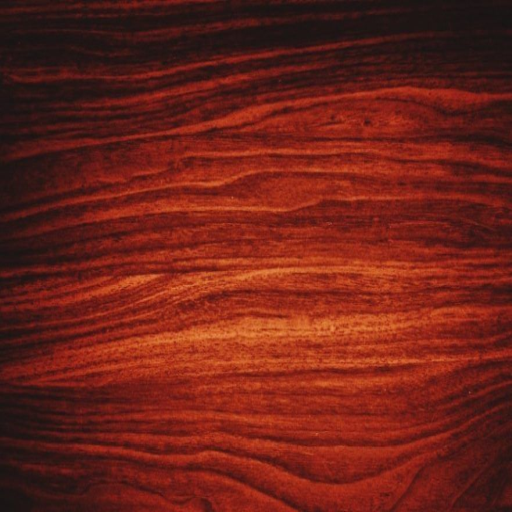
#> input picture Tarea 1/imagenes_tarea_1_el7008/madera.png, 512 x 512 px
$ jupyter execute tarea1_alumnos_cython_convolution.ipynb   (shell and % lines are left out)
#> lines starting #> are read from the running program, lines starting #| are printed output that depends on the picture
[cell 1]
# El objetivo de esta tarea es:
# 1) Implementar convolucion (usando cython)
# 2) Implementar piramides de Gauss y Laplace
# 3) Implementar reconstruccion de una imagen a partir de las piramides
# 4) Graficar las piramides
#
# Nota: los arreglos (matrices) creados deben ser de tipo np.float32

[cell 2]
# Si se usa colaboratory, esta linea permite subir imagenes a la carpeta del notebook
from google.colab import files
uploaded = files.upload()
#> the answer given: madera.png

[cell 3]
# Mostrar archivos en la carpeta del notebook

[cell 4]
# Para medir tiempo de ejecucion

[cell 5]
# Extensiones

[cell 6]
# Paquetes a ser usados
import numpy as np
import cv2
import cython
import numpy as np
import math
# Este paquete solo se debe usar si se usa colaboratory
from google.colab.patches import cv2_imshow

[cell 7]
def compute_gauss_horiz(sigma, width):
	mask = np.zeros((1, width), np.float32)
	# Por hacer: implementar calculo de mascara gaussiana horizontal pixel a pixel
	# Se debe normalizar tras calcularla para que las sumas de los pixeles sea igual a 1
	return mask

[cell 8]
def compute_gauss_vert(sigma, height):
	mask = np.zeros((height, 1), np.float32)
	# Por hacer: implementar calculo de mascara gaussiana vertical pixel a pixel
	# Se debe normalizar tras calcularla para que las sumas de los pixeles sea igual a 1
	return mask

[cell 9]
def do_blur(input, sigma, height):
	# Por hacer:
	# 1) Calcular mascara gaussiana horizontal con parametros sigma y height
	# 2) Calcular mascara gaussiana vertical con parametros sigma y height
	# 3) Calcular convolucion entre la imagen de entrada "input" y la mascara horizontal
	# 4) Calcular convolucion entre la imagen resultante y la mascara vertical
	result = np.copy(input) # Esta linea se debe eliminar
	return result

[cell 10]
def subsample(input):
	# por hacer: implementar submuestreo pixel a pixel
	result = np.copy(input) # Esta linea se debe eliminar
	return result

[cell 11]
def compute_gauss_pyramid(input, nlevels):
  gausspyramid = []
  current = np.copy(input)
  gausspyramid.append(current)
  for i in range(1,nlevels):
    # Por hacer:
    # 1) Aplicar do_blur a la imagen gausspyramid[i-1], con sigma 2.0 y ancho 7
    # 2) Submuestrear la imagen resultante usando subsample y guardando el resultado en current
    gausspyramid.append(current)
  return gausspyramid

[cell 12]
def show_gauss_pyramid(pyramid):
  # Por hacer: mostrar las imagenes de la piramide de gauss
  # Se recomienda usar cv2_imshow( ) para mostrar las imagenes
  pass

[cell 13]
def subtract(input1, input2):
  # Por hacer: calcular la resta entre input1 e input2, pixel a pixel
  output = np.copy(input1) # Esta linea se debe eliminar
  return output

[cell 14]
def add(input1, input2):
  # Por hacer: calcular la resta entre input1 e input2, pixel a pixel
  output = np.copy(input1) # Esta linea se debe eliminar
  return output

[cell 15]
def scale_abs(input, factor):
  # Por hacer: aplicar valor absoluto a los pixeles de la imagen pixel a pixel y luego escalar los pixeles usando el factor indicado
  output = np.copy(input) # Esta linea se debe eliminar
  return output

[cell 16]
def compute_laplace_pyramid(input, nlevels):
  gausspyramid = []
  laplacepyramid = []
  current = np.copy(input)
  gausspyramid.append(current)
  for i in range(1, nlevels):
    # Por hacer:
    # 1) Aplicar do_blur( ) a la imagen gausspyramid[i-1], con sigma 2.0 y ancho 7
    # 2) Guardar en laplacepiramid el resultado de restar gausspyramid[i - 1] y la imagen calculada en (1)
    laplacepyramid.append(np.zeros(current.shape, np.float32))  # Esta linea se debe reemplazar por lo indicado en (2)
    # 3) Submuestrear la imagen calculada en (1), guardar el resultado en current
    gausspyramid.append(current)
  laplacepyramid.append(current)  # Se agrega el ultimo piso de la piramide de Laplace
  return laplacepyramid

[cell 17]
def show_laplace_pyramid(pyramid):
  # Por hacer: mostrar las imagenes de la piramide de laplace:
  #  Las imagenes deben ser escaladas antes de mostrarse usando scale_abs
  #  Sin embargo, la ultima imagen del ultimo piso se muestra tal cual
  # Se recomienda usar cv2_imshow( ) para mostrar las imagenes
  pass

[cell 18]
def upsample(input):
  # Por hacer: implementar duplicacion del tamaño de imagen pixel a pixel
  # Un pixel de la imagen de salida debe ser el promedio de los 4 pixeles mas cercanos de la imagen de entrada
  # Se debe tener cuidado de que los indices no salgan fuera del tamano de la imagen
  output = np.copy(input) #Esto se debe eliminar
  return output

[cell 19]
def reconstruct(laplacepyramid):
  output = np.copy( laplacepyramid[len(laplacepyramid)-1] )
  for i in range(1, len(laplacepyramid)):
    lev = int(len(laplacepyramid)) - i - 1
    # Por hacer: repetir estos dos pasos:
    # (1) Duplicar tamano output usando upsample( )
    # (2) Sumar resultado de (1) y laplacepyramid[lev] usando add( ), almacenar en output
  return output

[cell 20]
#originalRGB = cv2.imread('frutas.png') #Leer imagen
originalRGB = cv2.imread('madera.png') #Leer imagen
#> originalRGB is the input picture: shape (512, 512, 3); mean B, G, R 23.7, 33.9, 110.5
#originalRGB = cv2.imread('poligonos.png') #Leer imagen
#originalRGB = cv2.imread('techo.png') #Leer imagen

if originalRGB is None:
  assert False, 'Imagen no encontrada'

if len(originalRGB.shape) == 3:
  original = cv2.cvtColor(originalRGB, cv2.COLOR_BGR2GRAY)
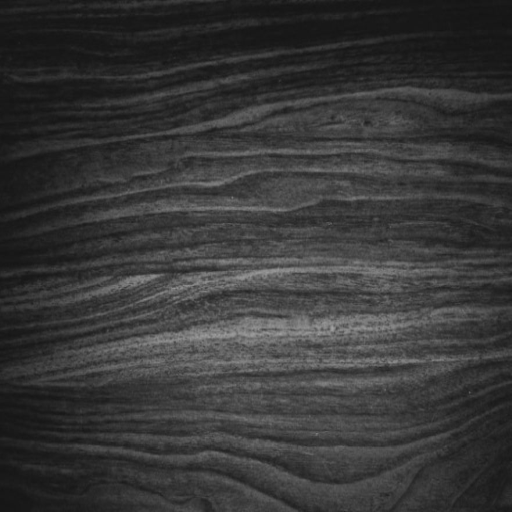
#> original: shape (512, 512); min 19, max 161, mean 55.6
else:
  original = originalRGB

input = np.float32( original )

print('Piramide de gauss:')
gausspyramid = compute_gauss_pyramid(input, 5)
#> after the loop in compute_gauss_pyramid, `for i in range(1,nlevels):`: gausspyramid = 5 items
#> gausspyramid = 5 items
show_gauss_pyramid(gausspyramid)

print('Piramide de laplace:')
laplacepyramid = compute_laplace_pyramid(input, 5)
#> after the loop in compute_laplace_pyramid, `for i in range(1, nlevels):`: laplacepyramid = 4 items
#> laplacepyramid = 5 items
show_laplace_pyramid(laplacepyramid)

print('reconstruida:')
reconstr = reconstruct(laplacepyramid)
#> the loop in reconstruct, `for i in range(1, len(laplacepyramid)):` made 4 passes
#> lev on passes 1 to 4: 3, 2, 1, 0
cv2_imshow(reconstr)
